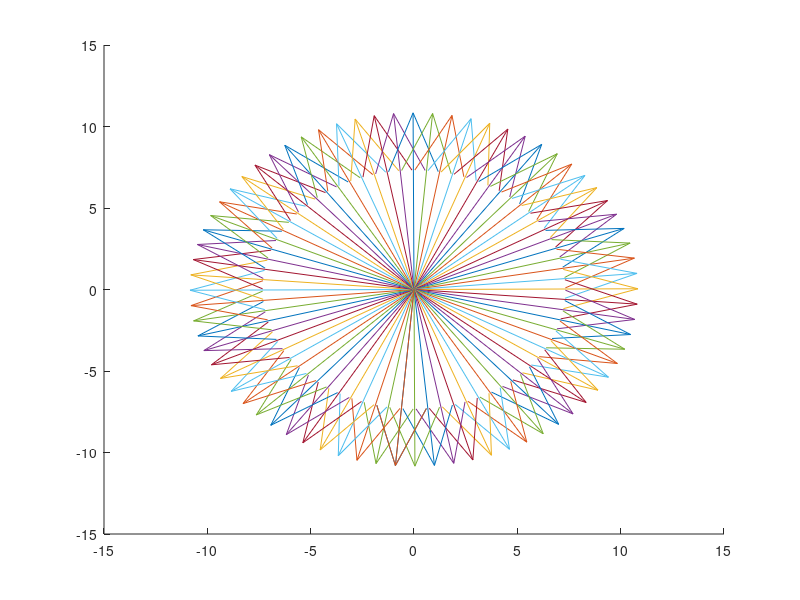

This figure's MATLAB source:
v = [-1 -12];
dtheta = 5;
theta  = 0;
n      = 360/dtheta;

figure(22); clf; hold on
quiver(0,0,v(1),v(2))


for i = 1:n

    theta = theta+dtheta;

    R = [cosd(theta) -sind(theta); sind(theta) cosd(theta)];
    vR = v*R;

    quiver(0,0,vR(1),vR(2))
end